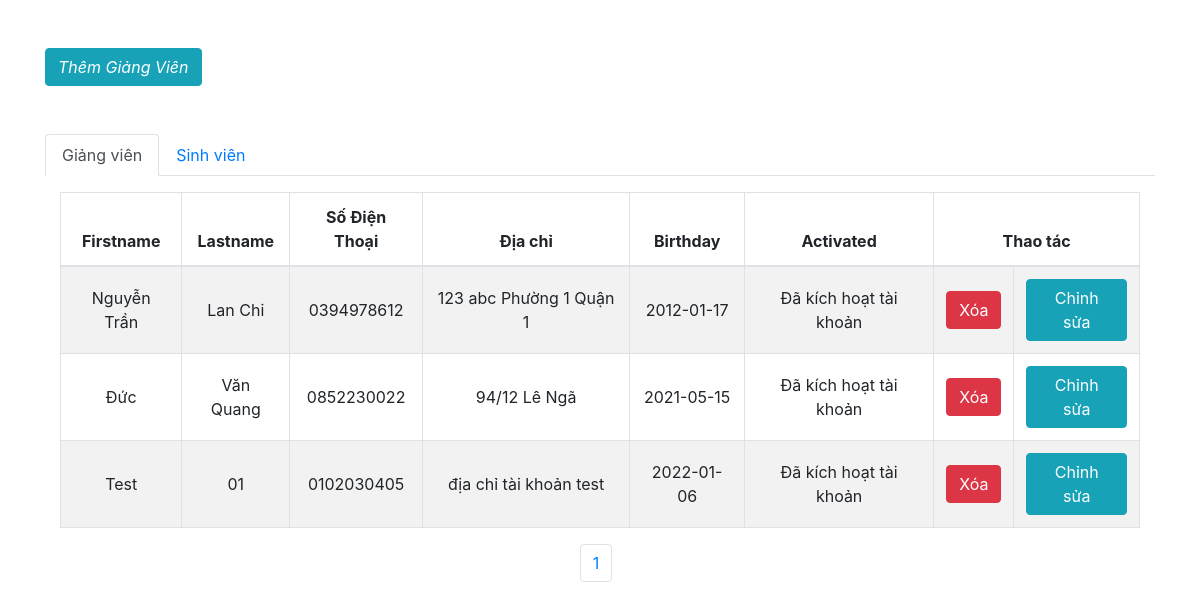
Page /source/Admin/Student/index_student.php on the committed database.
### tables this page shows
CREATE TABLE `account` (
  `ID` char(6) NOT NULL,
  `Username` varchar(50) NOT NULL,
  `Password` varchar(50) NOT NULL,
  `Firstname` varchar(50) DEFAULT NULL,
  `Lastname` varchar(50) DEFAULT NULL,
  `Avatar` varchar(255) DEFAULT 'default_avatar.jpg',
  `SDT` varchar(10) DEFAULT NULL,
  `DiaChi` varchar(100) DEFAULT NULL,
  `Birthday` date DEFAULT NULL,
  `SoDu` int(10) NOT NULL DEFAULT 0,
  `Activated` bit(1) NOT NULL DEFAULT b'0',
  `ActivateToken` varchar(50) DEFAULT NULL,
  `Email` varchar(60) NOT NULL,
  `Role` bit(1) NOT NULL DEFAULT b'0' COMMENT '1:dev, 0:user'
);

### source/config.php (the view, shortened to what this page needs)
<?php
	function getDB() {
		$conn = new mysqli('127.0.0.1', 'root', '', 'chplay');
		if ($conn -> connect_error) {
			die("error ! Can't connect to MySQL database". $conn -> connect_error);
		}
		else {
			return $conn;
		}
	}
	function showUser($role,$start_from,$record_per_page){
		echo"<table class=\"table table-hover table-striped table-bordered text-center\">
		<thead>
			<tr>
				<th>Firstname</th>
				<th>Lastname</th>
				<th>Số Điện Thoại</th>
				<th>Địa chỉ</th>
				<th>Birthday</th>
				<th>Activated</th>
				<th colspan=2>Thao tác</th>
			</tr>
		</thead>";
		$conn = getDB();
        $sql = "SELECT * FROM account where role=? Limit $start_from, $record_per_page";
		$stmt = $conn -> prepare($sql);
		$stmt -> bind_param('i', $role);
		$stmt  -> execute();
        $res = $stmt -> get_result();
        if($stmt == TRUE && $res->num_rows > 0){
            while ($data = $res->fetch_array()) {
                $id = $data['ID'];
                $fname = $data['Firstname'];
                $lname = $data['Lastname'];
                $sdt = $data['SDT'];
                $diachi = $data['DiaChi'];
                $birthday = $data['Birthday'];
                $activated = $data['Activated'];
                echo "
                        <tr class=\"item\">
                            <td class=\" align-middle\">$fname</td>
                            <td class=\" align-middle\">$lname</td>
                            <td class=\" align-middle\">$sdt</td>
                            <td class=\" align-middle\">$diachi</td>
                            <td class=\" align-middle\">$birthday</td>
                            <td class=\" align-middle\">";
                                if ($activated == 0){
                                        echo "Chưa kích hoạt tài khoản
                            <td class=\" align-middle\">
                                <form action=\"Student/deleteUsers.php\" method=\"post\" style=\"display: inline;\">
                                    <input value=\"$id\" type=\"hidden\" name=\"id\" id=\"deleteForm\">
                                    <button name='del' type=\"submit\" class=\"btn btn-danger\" id=\"del\">Xóa</button>
                                </form>
                            </td>
                            <td class=\" align-middle\">
                            	<form action=\"Student/update_student.php\" method=\"post\" style=\"display: inline;\">
                                    <input value=\"$id\" type=\"hidden\" name=\"id\" id=\"deleteForm\">
                                    <button name='edit' type=\"submit\" class=\"btn btn-info\" id=\"edit\">Chỉnh sửa</button>
                                </form>
                            </td>
                            </td>";
                                    } else{
                                        echo "Đã kích hoạt tài khoản
                            <td class=\" align-middle\">
                                <form action=\"Student/deleteUsers.php\" method=\"post\" style=\"display: inline;\">
                                    <input value=\"$id\" type=\"hidden\" name=\"id\" id=\"deleteForm\">
                                    <button name='del' type=\"submit\" class=\"btn btn-danger\" id=\"del\">Xóa</button>
                                </form>
                            </td>
                            <td class=\" align-middle\">
                            	<form action=\"Student/update_student.php\" method=\"post\" style=\"display: inline;\">
                                    <input value=\"$id\" type=\"hidden\" name=\"id\" id=\"deleteForm\">
                                    <button name='edit' type=\"submit\" class=\"btn btn-info\" id=\"edit\">Chỉnh sửa</button>
                                </form>
                            </td>
                            </td>";
                                    }
                        echo "</tr>";
                                        }
                                    }
						echo "</table>";
	}
?>

### rows in the picture
account: Firstname "Nguyễn Trần", Lastname "Lan Chi", SDT "0394978612", DiaChi "123 abc Phường 1 Quận 1", Birthday "2012-01-17"
account: Firstname "Đức", Lastname "Văn Quang", SDT "0852230022", DiaChi "94/12 Lê Ngã", Birthday "2021-05-15"
account: Firstname "Test", Lastname "01", SDT "0102030405", DiaChi "địa chỉ tài khoản test", Birthday "2022-01-06"
